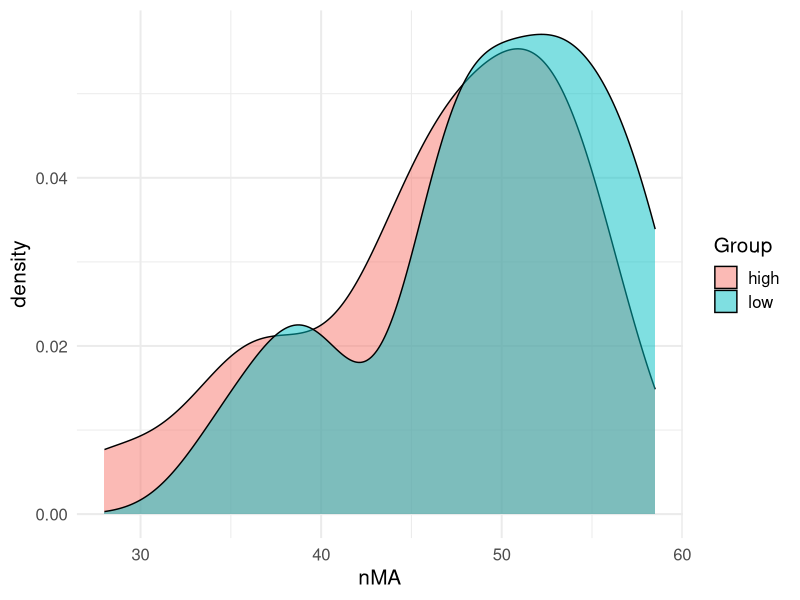

Recreate this plot in R. (Note: this script raises an error after producing the figure.)
## ---- chunk 1
library(knitr) # for include_graphics() 
library(dplyr)
library(forcats)
## ---- chunk 2
2*pnorm(-1.67)
## ---- chunk 3
nMA<- c(34.5, 37.5, 39.5, 40,45.5, 47,47,47.5,48.7, 49, 51,51,52,53,54,54,55,56.5,57,58.5,58.5,28,35,37,37,43.5,44,45.5,46,48,48.3,48.7,51,52,53,53,54,54,55)
Group<-c((rep("low",21)),rep("high",18))

pku <- data.frame(Group,nMA)
head(pku)
## ---- chunk 4
library(dplyr)
library(ggplot2)
group_by(pku,Group) %>%
  summarise(
    count = n(),
    median = median(nMA, na.rm = TRUE),
    IQR = IQR(nMA, na.rm = TRUE)
  )
## ---- chunk 5
ggplot(pku, aes(x = nMA)) + 
  geom_density(aes(fill = Group), alpha = 0.5) +
  theme_minimal(base_size = 15)
## ---- chunk 6
wilcox.test(nMA ~ Group, data=pku,paired=F)
## ---- chunk 7
# Read CSV into R
nhanes <- read.csv(file="nhanes.csv", header=TRUE, sep=",")
names(nhanes)
## ---- chunk 8
boxplot(bmxht~gender,data=nhanes, main="Height in cm by gender")
malesht <- nhanes$bmxht[nhanes$gender=="Male"]
femalesht <- nhanes$bmxht[nhanes$gender=="Female"]
## ---- chunk 9
ggplot(nhanes, aes(x = bmxht)) + 
  geom_density(aes(fill=gender), alpha=0.1) +
  theme_minimal(base_size = 15)
## ---- chunk 10
t.test(malesht, femalesht, paired=F)
## ---- chunk 11
wilcox.test(malesht,femalesht,paired=F)
## ---- chunk 12
Change<-c(12,13,-2,-1,10,-3,-1,13,-1,-2,20,28,0)
test1<-c(65,87,77,90,70,84,92,83,85,91,68,72,81)
test2<-c(77,100,75,89,80,81,91,96,84,89,88,100,81)
prepost<-data.frame(Change,test1,test2)
## ---- chunk 13
ggplot(prepost) + 
  geom_density(aes(test1), col="blue") +
  geom_density(aes(test2), col="green") +
  theme_minimal(base_size = 15)
## ---- chunk 14
2*pnorm(-1.412)
## ---- chunk 15
wilcox.test(test1,test2,paired=T, correct=FALSE)

wilcox.test(test1,test2, paired=T)
## ---- chunk 16
t.test(test1,test2,paired=TRUE)
## ---- chunk 17
hist(Change)
## ---- chunk 18
##students you could tinker with this code to see what happens if you add outliers, or shift the outcomes for a group
treatment <- c(rep("Group1", 4), rep("Group2", 5), rep("Group3", 6), rep("Group4", 7))
outcome <- c(30, 46, 99, 95,  # group1
                  3, 14, 16, 41, 47, #group2
                  5, 4, 4, 4, 10, 9, #group3
                  24, 30, 43, 51, 62, 32, 96 ) #group4 

KW_data <- data.frame(treatment, outcome)
kruskal.test(outcome~ treatment, data=KW_data)

###note kruskal.test will also take syntax kruskal.test(group1,group2,group3)

